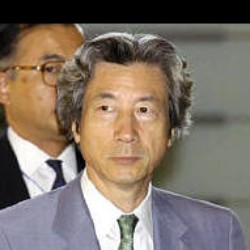
#> input picture dataset/training-data/1/Junichiro_Koizumi_0001.jpg, 250 x 250 px; its folder holds only this picture in this run
$ python face_recognition_eigenfaces.py
#> lines starting #> are read from the running program, lines starting #| are printed output that depends on the picture
import cv2
import numpy as np
import os

# This function convert images to grayscale and detect faces in images


def detect_face(input_img):
    image = cv2.cvtColor(input_img, cv2.COLOR_BGR2GRAY)
    face_cascade = cv2.CascadeClassifier('haarcascade_frontalface_default.xml')
    faces = face_cascade.detectMultiScale(
        image, scaleFactor=1.2, minNeighbors=5)
    if (len(faces) == 0):
        return -1, -1
        print("No face detected")
    (x, y, w, h) = faces[0]
    return image[y:y+w, x:x+h], faces[0]


# Prepare images for training
def prepare_training_data(training_data_folder_path):
#> called with training_data_folder_path = 'dataset/training-data'
    detected_faces = []
    face_labels = []
    traning_image_dirs = os.listdir(training_data_folder_path)
    for dir_name in traning_image_dirs:
        label = int(dir_name)
        training_image_path = training_data_folder_path + "/" \
            + dir_name
        training_images_names = os.listdir(training_image_path)
        for image_name in training_images_names:
            image_path = training_image_path + "/" + image_name
            image = cv2.imread(image_path)
#> image is the input picture: shape (250, 250, 3); mean B, G, R 103.3, 115, 127.7
            face, rect = detect_face(image)
#> in detect_face, `image = cv2.cvtColor(input_img, cv2.COLOR_BGR2GRAY)`:
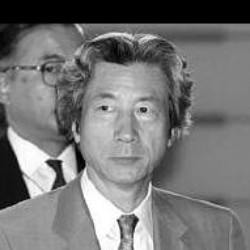
#> image: shape (250, 250); min 0, max 255, mean 117.5
#> in detect_face, `faces = face_cascade.detectMultiScale( image, scaleFactor=1.2, minNeig..`: faces = [[69, 67, 112, 112]]
#> in detect_face, `(x, y, w, h) = faces[0]`: x = 69; y = 67; w = 112
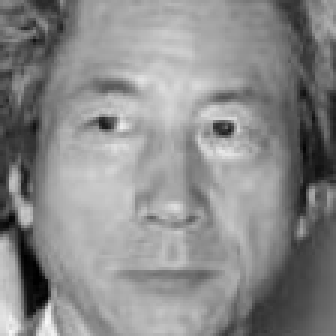
#> face: shape (112, 112) (shown 3 times larger); min 0, max 249, mean 138.1
#> rect = [69, 67, 112, 112]
            if face is not -1:
                resized_face = cv2.resize(face, (121, 121),
                                          interpolation=cv2.INTER_AREA)
                detected_faces.append(resized_face)
                face_labels.append(label)
#> pass 2 of the loop in prepare_training_data, `for dir_name in traning_image_dirs:`:
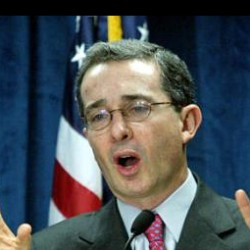
#> input picture dataset/training-data/2/Alvaro_Uribe_0001.jpg, 250 x 250 px
#> in prepare_training_data, image is the input picture: shape (250, 250, 3); mean B, G, R 85.3, 80.3, 72.2
#> in detect_face (call 2), `image = cv2.cvtColor(input_img, cv2.COLOR_BGR2GRAY)`:
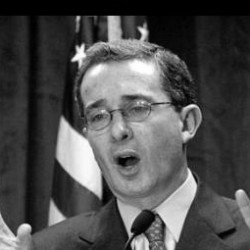
#> image: shape (250, 250); min 0, max 255, mean 78.5
#> faces = [[64, 66, 116, 116]]
#> in detect_face (call 2), `(x, y, w, h) = faces[0]`: x = 64; y = 66; w = 116
#> face: shape (116, 116)
#> in prepare_training_data, `face, rect = detect_face(image)`: rect = [64, 66, 116, 116]
#> in prepare_training_data, `resized_face = cv2.resize(face, (121, 121), interpolation=cv2.INTER_AR..`:
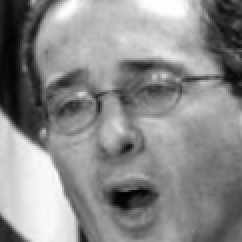
#> resized_face: shape (121, 121) (shown 2 times larger); min 1, max 255, mean 138.7
    return detected_faces, face_labels


# call the prepare training method and pass the training data path
detected_faces, face_labels = prepare_training_data(
    "dataset/training-data")
#> detected_faces = 2 items; face_labels = [1, 2]

print("No of faces detected : ", len(detected_faces))
#| No of faces detected :  2
print("No of faces detected training folders: : ", len(face_labels))
#| No of faces detected training folders: :  2
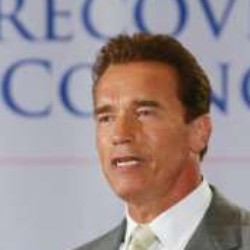
#> input picture dataset/test-data/5/Arnold_Schwarzenegger_0021.jpg, 250 x 250 px
#> further down, test_image is the input picture: shape (250, 250, 3); mean B, G, R 145.2, 143.7, 157


eigenfaces_recognizer = cv2.face.EigenFaceRecognizer_create()
# Train models and Extract eigen face data (eigen vectors) from detected faces
eigenfaces_recognizer.train(detected_faces, np.array(face_labels))


def draw_rectangle(test_image, rect):
    (x, y, w, h) = rect
    cv2.rectangle(test_image, (x, y), (x+w, y+h), (0, 255, 0), 2)


def draw_text(test_image, label_text, x, y):
    cv2.putText(test_image, label_text, (x, y),
                cv2.FONT_HERSHEY_SIMPLEX, 0.5, (0, 255, 0), 2)


# predict person identified in face
def predict(test_image):
    detected_face, rect = detect_face(test_image)
#> in detect_face (call 3), `image = cv2.cvtColor(input_img, cv2.COLOR_BGR2GRAY)`:
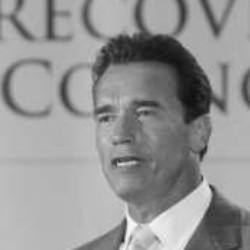
#> image: shape (250, 250); min 13, max 249, mean 147.8
#> in detect_face (call 3), `faces = face_cascade.detectMultiScale( image, scaleFactor=1.2, minNeig..`: faces = [[68, 67, 115, 115]]
#> in detect_face (call 3), `(x, y, w, h) = faces[0]`: x = 68; y = 67; w = 115
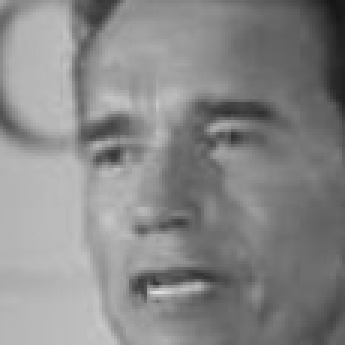
#> detected_face: shape (115, 115) (shown 3 times larger); min 22, max 222, mean 135.8
#> rect = [68, 67, 115, 115]
    resized_test_image = cv2.resize(detected_face, (121, 121),
                                    interpolation=cv2.INTER_AREA)

    # Predict face label for the test image
    label = eigenfaces_recognizer.predict(resized_test_image)
#> label = (1, 3023.1)
    label_text = tags[label[0]]
#> label_text = 'Alvaro Uribe'
    draw_rectangle(test_image, rect)
#> in draw_rectangle, `(x, y, w, h) = rect`: x = 68; y = 67; w = 115
    draw_text(test_image, label_text, rect[0], rect[1]-5)
#> in draw_text, `cv2.putText(test_image, label_text, (x, y), cv2.FONT_HERSHEY_SIMPLEX, ..`:
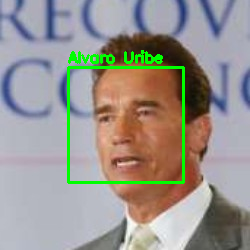
#> test_image: shape (250, 250, 3); mean B, G, R 142.2, 148.5, 152.8
    return test_image, label_text


tags = ['Junichiro Koizumi', 'Alvaro Uribe', 'George Robertson', 'George W Bush',
        'Arnold Schwarzenegger', 'Britney Spears', 'Atal Bihari Vajpay']

test_image = cv2.imread('dataset/test-data/5/Arnold_Schwarzenegger_0021.jpg')

predicted_image, label = predict(test_image)
#> label = 'Alvaro Uribe'

cv2.imshow("Predicted Image", cv2.cvtColor(predicted_image, cv2.COLOR_BGR2RGB))
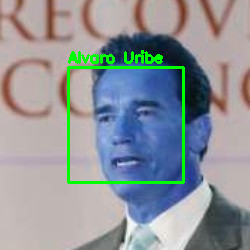
#> window 'Predicted Image': shape (250, 250, 3); mean B, G, R 152.8, 148.5, 142.2

key = cv2.waitKey(0)
#> (key Esc is pressed here)
if key == ord('s'):
    cv2.imwrite("detected_person.jpg", predicted_image)
    print("Image saved")

print("Predicated Person:", label)
#| Predicated Person: Alvaro Uribe
